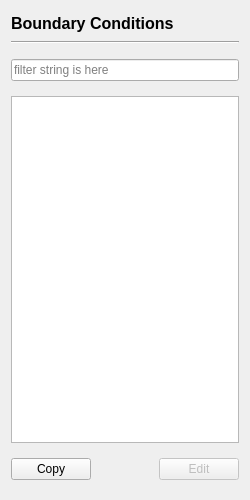
<?xml version="1.0" encoding="UTF-8"?>
<ui version="4.0">
 <class>BoundaryConditionsPage</class>
 <widget class="QWidget" name="BoundaryConditionsPage">
  <property name="geometry">
   <rect>
    <x>0</x>
    <y>0</y>
    <width>250</width>
    <height>500</height>
   </rect>
  </property>
  <property name="windowTitle">
   <string>Form</string>
  </property>
  <layout class="QVBoxLayout" name="verticalLayout">
   <item>
    <widget class="QLabel" name="title">
     <property name="minimumSize">
      <size>
       <width>0</width>
       <height>24</height>
      </size>
     </property>
     <property name="font">
      <font>
       <pointsize>12</pointsize>
       <bold>true</bold>
      </font>
     </property>
     <property name="text">
      <string>Boundary Conditions</string>
     </property>
    </widget>
   </item>
   <item>
    <widget class="Line" name="line">
     <property name="orientation">
      <enum>Qt::Horizontal</enum>
     </property>
    </widget>
   </item>
   <item>
    <widget class="QWidget" name="widget_2" native="true">
     <layout class="QHBoxLayout" name="horizontalLayout_2">
      <property name="leftMargin">
       <number>0</number>
      </property>
      <property name="rightMargin">
       <number>0</number>
      </property>
      <item>
       <widget class="QLineEdit" name="filter">
        <property name="placeholderText">
         <string>filter string is here</string>
        </property>
       </widget>
      </item>
     </layout>
    </widget>
   </item>
   <item>
    <widget class="QTreeWidget" name="boundaries">
     <property name="styleSheet">
      <string notr="true">QTreeView::indicator:unchecked {image: url(:/icons/eye-off.svg);}
QTreeView::indicator:checked {image: url(:/icons/eye.svg);}</string>
     </property>
     <property name="editTriggers">
      <set>QAbstractItemView::NoEditTriggers</set>
     </property>
     <property name="animated">
      <bool>true</bool>
     </property>
     <property name="headerHidden">
      <bool>true</bool>
     </property>
     <property name="columnCount">
      <number>2</number>
     </property>
     <column>
      <property name="text">
       <string notr="true">1</string>
      </property>
     </column>
     <column>
      <property name="text">
       <string notr="true">2</string>
      </property>
     </column>
    </widget>
   </item>
   <item>
    <widget class="QWidget" name="widget" native="true">
     <layout class="QHBoxLayout" name="horizontalLayout">
      <property name="leftMargin">
       <number>0</number>
      </property>
      <property name="rightMargin">
       <number>0</number>
      </property>
      <item>
       <widget class="QPushButton" name="copy">
        <property name="text">
         <string>Copy</string>
        </property>
       </widget>
      </item>
      <item>
       <spacer name="horizontalSpacer">
        <property name="orientation">
         <enum>Qt::Horizontal</enum>
        </property>
        <property name="sizeHint" stdset="0">
         <size>
          <width>130</width>
          <height>20</height>
         </size>
        </property>
       </spacer>
      </item>
      <item>
       <widget class="QPushButton" name="edit">
        <property name="enabled">
         <bool>false</bool>
        </property>
        <property name="text">
         <string>Edit</string>
        </property>
       </widget>
      </item>
     </layout>
    </widget>
   </item>
  </layout>
 </widget>
 <resources>
  <include location="../../../../resource.qrc"/>
 </resources>
 <connections/>
</ui>
